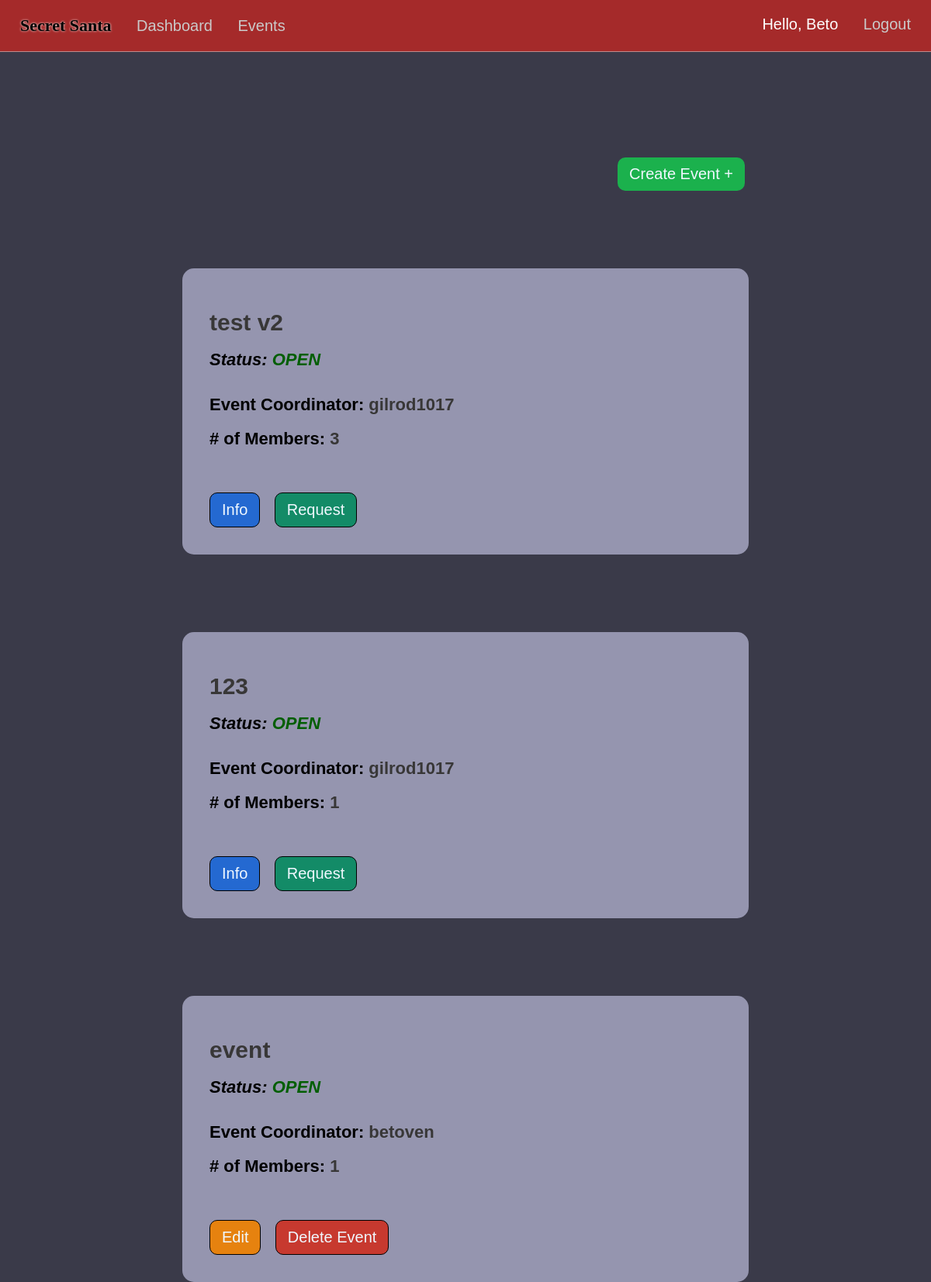
/events (signed in), run on an earlier commit of the app's database.
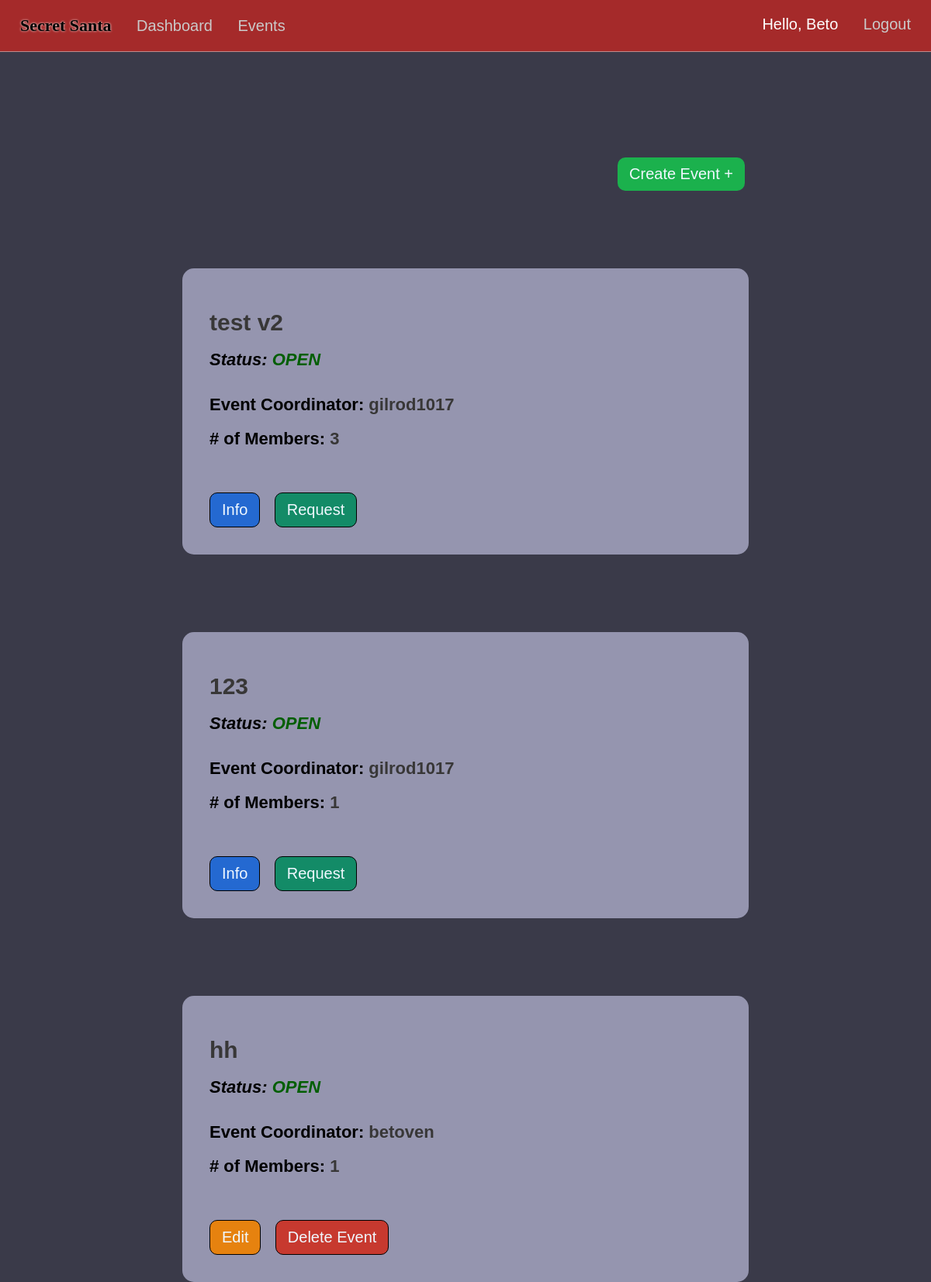
And on a later commit of the database.
### market/models.py (models this page shows, shortened)
class Event(db.Model):
    event_id = db.Column(db.Integer(), primary_key=True)
    coordinator_id = db.Column(db.Integer(), db.ForeignKey('user.id'), nullable=False)
    event_name = db.Column(db.String(length=75), nullable=False, unique=True)
    event_date = db.Column(db.Date())
    event_status = db.Column(db.String(length=20))
    members = db.relationship('EventMembers', backref='attended_events', lazy=True)
    fields = db.relationship('EventFields', backref='event_for_field', lazy=True)

class User(db.Model, UserMixin):
    id = db.Column(db.Integer(), primary_key=True)
    username = db.Column(db.String(length=30), nullable=False, unique=True)
    first_name = db.Column(db.String(length=50), nullable=False)
    last_name = db.Column(db.String(length=50), nullable=False)
    email_address = db.Column(db.String(length=50), nullable=False, unique=True)
    password_hash = db.Column(db.String(length=60), nullable=False)
    events = db.relationship('Event', backref='coordinator', lazy=True)
    events_attending = db.relationship('EventMembers', backref='attendees', lazy=True)
    @property
    def password(self):
        return self.password_hash

### market/routes.py (the view)
@app.route("/events")
@login_required
def events_page():
    events=Event.query.order_by(Event.event_status.desc()).all()
    return render_template('events.html', events=events)

### market/models.py (called while the page is built)
@login_manager.user_loader
def load_user(user_id):
    return User.query.get(int(user_id))

### market/templates/events.html (shortened to what this page needs)
{% extends 'base.html' %}
  {% block style %}
  <link rel= "stylesheet" type= "text/css" href= "{{ url_for('static',filename='styles/events.css') }}">
  {% endblock %}
  {% block content %}
    {% if events %}
    <center>
    <div class="create-btn-div-true">
    <a href="{{url_for('create_event')}}"><button class="create-btn-yes">Create Event +</button></a>
    </div>
      <div class="create-div">
      {% for event in events %}
      <div class="event">
        <div class="titles-div">
          <h1 class="e-title"><span class="event-info event-info-title">{{event.event_name}}</span></h1>
          <h1 class="e-title e-status"><i>Status:
            {% if event.event_status|title=='Open' %}
              <span class="event-status-info-open">{{event.event_status|upper}}</i></span></h1><br>
              {% elif event.event_status|title=='Closed' %}
            <span class="event-status-info-closed">{{event.event_status|upper}}</i></span></h1><br>
            {% endif %}
          <h1 class="e-title">Event Coordinator: <span class="event-info">{{event.coordinator.username}}</span></h1>
          <h1 class="e-title"># of Members: <span class="event-info">
            {% set count = [] %}
            {% for person in event.members%}
              {% if person.status == 'member'%}
                {% set _ = count.append(person) %}
              {% endif %}
            {% endfor %}
            {{count|length}}
          </span></h1>
        </div>
        <br><br><br><br>
        <div class="buttons">
          {% if current_user.is_authenticated and current_user.id == event.coordinator.id %}
            <a href="{{ url_for('event_info', event_id=event.event_id) }}"><button class="edit-btn">Edit</button></a>
            <a href="{{ url_for('delete_event', event_id=event.event_id) }}"><button class="delete-btn">Delete Event</button></a>
            {% else %}
              <a href="{{ url_for('event_info', event_id=event.event_id) }}"><button class="info-btn">Info</button></a>
              {% if event.event_status=='open'%}
              <a href="{{ url_for('request_event', event_id=event.event_id, member_id=current_user.id) }}"><button class="request-btn">Request</button></a>
              {% endif %}
            {% endif %}
        </div>
      </div>
      {% endfor %}
    </div></center>
    {% else %}
    <center>
    <div class="no-event-div">
    <p>Be the First To Create An Event!</p>
    <a href="{{url_for('create_event')}}"><button class="create-btn">Create Event +</button></a>
    </div></center>
    {% endif %}
  {% endblock %}

What changed in the data, as far as the page shows it:
changed Event "betoven": event_name "event" → "hh"
